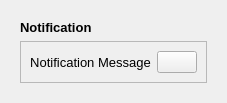
        <widget class="QCustomSlideMenu" name="popupNotificationContainer" native="true">
         <layout class="QVBoxLayout" name="verticalLayout_19">
          <item>
           <widget class="QWidget" name="popupNotificationSubContainer" native="true">
            <layout class="QVBoxLayout" name="verticalLayout_20">
             <item>
              <widget class="QLabel" name="label_14">
               <property name="font">
                <font>
                 <pointsize>10</pointsize>
                 <weight>75</weight>
                 <bold>true</bold>
                </font>
               </property>
               <property name="text">
                <string>Notification</string>
               </property>
              </widget>
             </item>
             <item>
              <widget class="QFrame" name="frame_9">
               <property name="frameShape">
                <enum>QFrame::StyledPanel</enum>
               </property>
               <property name="frameShadow">
                <enum>QFrame::Raised</enum>
               </property>
               <layout class="QHBoxLayout" name="horizontalLayout_9">
                <item>
                 <widget class="QLabel" name="label_13">
                  <property name="sizePolicy">
                   <sizepolicy hsizetype="Expanding" vsizetype="Preferred">
                    <horstretch>0</horstretch>
                    <verstretch>0</verstretch>
                   </sizepolicy>
                  </property>
                  <property name="font">
                   <font>
                    <pointsize>10</pointsize>
                   </font>
                  </property>
                  <property name="text">
                   <string>Notification Message</string>
                  </property>
                  <property name="alignment">
                   <set>Qt::AlignCenter</set>
                  </property>
                 </widget>
                </item>
                <item>
                 <widget class="QPushButton" name="closeNotificationBtn">
                  <property name="toolTip">
                   <string>Close notification</string>
                  </property>
                  <property name="text">
                   <string/>
                  </property>
                  <property name="icon">
                   <iconset resource="_resources/resources.qrc">
                    <normaloff>:/icons/icons/close.png</normaloff>:/icons/icons/close.png</iconset>
                  </property>
                  <property name="iconSize">
                   <size>
                    <width>24</width>
                    <height>24</height>
                   </size>
                  </property>
                 </widget>
                </item>
               </layout>
              </widget>
             </item>
            </layout>
           </widget>
          </item>
         </layout>
        </widget>
